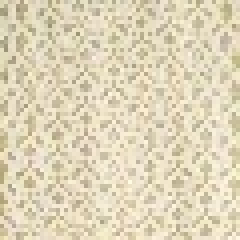
#> input picture TP1/imageWass.jpg, 60 x 60 px, given in place of the camera (shown 4 times larger)
$ python mainpropre.py
#> lines starting #> are read from the running program, lines starting #| are printed output that depends on the picture; after the words box and inside, x2 and y2 are one past the last pixel; in counts of white or black regions, pixels touching at a corner belong together
import sys
import cv2
import numpy as np
import matplotlib.pyplot as plt
import math
from scipy import signal

SEUIL_CUT = 10000
SEUIL_FADE = 6000
FILENAME = "julia.avi"
cuts = []
fades = []

images = []
fades_by_mean = []
def rgb2gray(rgb):
    return np.dot(rgb[:,:], [0.299, 0.587, 0.114])


def diffTrame(histo1, histo2):
    diff = math.sqrt((np.square(histo1 - histo2)).sum())
    return diff

def diffTrame2(histo1, histo2, histo3):
    return diffTrame(histo3, histo2) - diffTrame(histo2, histo1)

def generateMask(im):
    masques = []
    for i in range(0, 4):
        for j in range(0, 4):
            masque = np.zeros_like(rgb2gray(im).astype("uint8"))
            masque[int(im.shape[0]*i/4):int(im.shape[0]*(i+1) / 4), int(im.shape[1]*j/4):int(im.shape[1]*(j+1) / 4)] = 1
            masques.append(masque)
    return masques

def generateHist(im, masks):
    hists = []
    for mask in masks:
        #for _ in range(0, 3): #rgb
        hist = cv2.calcHist([im], [0], mask, [256], [0,256])
        hists.append(hist)
    return hists

def generateHistWithoutMask(im):
    hists = []
    hist = cv2.calcHist([im], [0], None, [256], [0,256])
    hists.append(hist)
    return hists

def regenerateCuts(cuts, trame):
    results = []
    for cut in cuts:
        if int(trame[cut]) > SEUIL_CUT:
            results.append(cut)
    results = np.array(results)
    results[:] += 1
    return results

def convolution(image, matrix):
    newImage = signal.convolve2d(rgb2gray(image).astype("uint8"), matrix)
    for i in range(newImage.shape[0]):
        for j in range(newImage.shape[1]):
            if newImage[i][j] < 127:
                newImage[i][j] = 0
            else:
                newImage[i][j] = 255
    return newImage

def main():
    print("TP3 INF8770..")
    cap = cv2.VideoCapture()
    cap.open(FILENAME)

    if not cap.isOpened():
        print("Erreur pendant l'ouverture de la video %s" % FILENAME)
        return
    else:
        print("Traitement de la video %s..." % FILENAME)

    (rv, im) = cap.read()
#> im is the input picture: shape (60, 60, 3); mean B, G, R 185.1, 213, 223.5
    indexTrame = 0


    # Masques
    masques = generateMask(im)
#> after the loop in generateMask, `for i in range(0, 4):`:
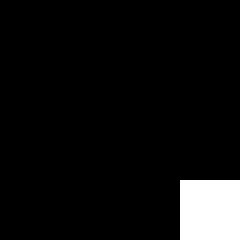
#> masque: shape (60, 60) (shown 4 times larger); values 0 (black) and 1 (white), 6.2% white; 1 white region, box (x1, y1, x2, y2) and area: (45, 45, 60, 60) 225
#> masques = 16 items

    histoDiffTrame = []
    liste_histo = []

    while rv:
        # Traitement image par image

        images.append(im)

        histQuantified = []

        # Histogrammes
        hists = generateHist(im, masques)
#> the loop in generateHist, `for mask in masks:` made 16 passes
#> hists = 16 items
        # Concatenation
        histo = np.concatenate(hists)
#> histo = 4096 values, max 16 at index 1216, min 0 at index 0, mean 0.879

        # Quantification
        niveau = 32 # 64 on perd des cuts + 32 on a des erreurs dans fades, mais on a tous les cut
        for i in range(0,histo.shape[0],niveau):
            histQuantified.append(histo[i:i+niveau].sum())
#> after the loop, histQuantified = 128 values, max 135 at index 86, min 0 at index 0, mean 28.12
        liste_histo.append(histQuantified)


        # Difference avec la trame precedante

        if indexTrame > 0:
            histoDiffTrame.append(abs(diffTrame(np.array(liste_histo[indexTrame]), np.array(liste_histo[indexTrame - 1]))))
        #if indexTrame > 1:
         #   histoDiffTrame.append(abs(diffTrame2(np.array(liste_histo[indexTrame]), np.array(liste_histo[indexTrame - 1]), liste_histo[indexTrame - 2])))

        (rv, im) = cap.read()
        indexTrame = indexTrame + 1

    histoDiffTrame = np.array(histoDiffTrame)
    cuts = np.where(np.array(histoDiffTrame) > SEUIL_FADE)
    real_cuts = []
    real_fades = []

    for i in range(0, cuts[0].shape[0] - 1):
        cut = int(cuts[0][i])
        cut_next = int(cuts[0][i+1])
        if i > 0:
            cut_prev = int(cuts[0][i-1])
            if cut - cut_prev == 1 :
                real_fades.append(cut)
            elif cut_next - cut == 1:
                real_fades.append(cut)
            else:
                real_cuts.append(cut)
        else:
            if cut_next - cut == 1:
                real_fades.append(cut)
            else:
                real_cuts.append(cut)
    last_cut = int(cuts[0][i+1])
    cut_prev = int(cuts[0][i])
    if last_cut - cut_prev == 1 :
        real_fades.append(last_cut)
    else:
        real_cuts.append(last_cut)

    real_cuts = regenerateCuts(real_cuts, histoDiffTrame)
    # Affichage des cuts
    for cut in real_cuts:
        # [7 lines of commented-out code are left out]
        print("cut : " + str(cut))
        # plt.show(block=True)

    for fade in real_fades:
    # [7 lines of commented-out code are left out]
        print("fade : " + str(fade))
    #     plt.show(block=True)

    plt.plot(histoDiffTrame)
    plt.show()


    cap.release()


if __name__ == "__main__":
    main()
